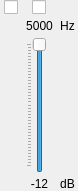
<?xml version="1.0" encoding="UTF-8"?>
<ui version="4.0">
 <class>CEQItemWidget</class>
 <widget class="QWidget" name="CEQItemWidget">
  <property name="geometry">
   <rect>
    <x>0</x>
    <y>0</y>
    <width>78</width>
    <height>191</height>
   </rect>
  </property>
  <property name="sizePolicy">
   <sizepolicy hsizetype="Fixed" vsizetype="Fixed">
    <horstretch>0</horstretch>
    <verstretch>0</verstretch>
   </sizepolicy>
  </property>
  <property name="minimumSize">
   <size>
    <width>0</width>
    <height>145</height>
   </size>
  </property>
  <property name="windowTitle">
   <string>Form</string>
  </property>
  <layout class="QHBoxLayout" name="horizontalLayout_3" stretch="0">
   <property name="spacing">
    <number>4</number>
   </property>
   <property name="leftMargin">
    <number>0</number>
   </property>
   <property name="topMargin">
    <number>0</number>
   </property>
   <property name="rightMargin">
    <number>0</number>
   </property>
   <property name="bottomMargin">
    <number>0</number>
   </property>
   <item>
    <layout class="QGridLayout" name="gridLayout">
     <item row="3" column="0">
      <widget class="QLabel" name="labelAll">
       <property name="text">
        <string/>
       </property>
       <property name="alignment">
        <set>Qt::AlignLeading|Qt::AlignLeft|Qt::AlignTop</set>
       </property>
      </widget>
     </item>
     <item row="3" column="1">
      <layout class="QVBoxLayout" name="verticalLayout_2">
       <property name="topMargin">
        <number>0</number>
       </property>
       <item>
        <widget class="QLabel" name="EQChannelNumLabel">
         <property name="text">
          <string>5000</string>
         </property>
         <property name="alignment">
          <set>Qt::AlignHCenter|Qt::AlignTop</set>
         </property>
        </widget>
       </item>
       <item>
        <widget class="QSlider" name="EQVerticalSlider">
         <property name="minimum">
          <number>-40</number>
         </property>
         <property name="maximum">
          <number>0</number>
         </property>
         <property name="pageStep">
          <number>1</number>
         </property>
         <property name="orientation">
          <enum>Qt::Vertical</enum>
         </property>
         <property name="tickPosition">
          <enum>QSlider::TicksAbove</enum>
         </property>
        </widget>
       </item>
      </layout>
     </item>
     <item row="0" column="0">
      <widget class="QWidget" name="widgetAllCheckBoxWidget" native="true">
       <layout class="QHBoxLayout" name="horizontalLayout_2">
        <property name="spacing">
         <number>0</number>
        </property>
        <property name="leftMargin">
         <number>0</number>
        </property>
        <property name="topMargin">
         <number>0</number>
        </property>
        <property name="rightMargin">
         <number>0</number>
        </property>
        <property name="bottomMargin">
         <number>0</number>
        </property>
        <item>
         <widget class="QCheckBox" name="EQAllChannelSelectCheckBox">
          <property name="sizePolicy">
           <sizepolicy hsizetype="Fixed" vsizetype="Fixed">
            <horstretch>0</horstretch>
            <verstretch>0</verstretch>
           </sizepolicy>
          </property>
          <property name="text">
           <string/>
          </property>
         </widget>
        </item>
       </layout>
      </widget>
     </item>
     <item row="0" column="1">
      <widget class="QWidget" name="widget_4" native="true">
       <layout class="QHBoxLayout" name="horizontalLayout_4">
        <property name="spacing">
         <number>0</number>
        </property>
        <property name="leftMargin">
         <number>0</number>
        </property>
        <property name="topMargin">
         <number>0</number>
        </property>
        <property name="rightMargin">
         <number>0</number>
        </property>
        <property name="bottomMargin">
         <number>0</number>
        </property>
        <item>
         <widget class="QWidget" name="widget_2" native="true">
          <property name="sizePolicy">
           <sizepolicy hsizetype="Fixed" vsizetype="Fixed">
            <horstretch>0</horstretch>
            <verstretch>0</verstretch>
           </sizepolicy>
          </property>
          <layout class="QHBoxLayout" name="horizontalLayout">
           <property name="spacing">
            <number>0</number>
           </property>
           <property name="leftMargin">
            <number>0</number>
           </property>
           <property name="topMargin">
            <number>0</number>
           </property>
           <property name="rightMargin">
            <number>0</number>
           </property>
           <property name="bottomMargin">
            <number>0</number>
           </property>
           <item>
            <widget class="QCheckBox" name="EQChannelSinglecheckBox">
             <property name="sizePolicy">
              <sizepolicy hsizetype="Fixed" vsizetype="Fixed">
               <horstretch>0</horstretch>
               <verstretch>0</verstretch>
              </sizepolicy>
             </property>
             <property name="text">
              <string/>
             </property>
            </widget>
           </item>
          </layout>
         </widget>
        </item>
       </layout>
      </widget>
     </item>
     <item row="3" column="2">
      <layout class="QVBoxLayout" name="verticalLayout_3">
       <item>
        <widget class="QLabel" name="HzLabel">
         <property name="text">
          <string>Hz</string>
         </property>
         <property name="alignment">
          <set>Qt::AlignHCenter|Qt::AlignTop</set>
         </property>
        </widget>
       </item>
      </layout>
     </item>
     <item row="4" column="2">
      <widget class="QLabel" name="dBLabel">
       <property name="text">
        <string>dB</string>
       </property>
       <property name="alignment">
        <set>Qt::AlignCenter</set>
       </property>
      </widget>
     </item>
     <item row="4" column="1">
      <widget class="QLabel" name="EQVerticalSliderValueLabel">
       <property name="text">
        <string>-12</string>
       </property>
       <property name="alignment">
        <set>Qt::AlignCenter</set>
       </property>
      </widget>
     </item>
    </layout>
   </item>
  </layout>
 </widget>
 <resources/>
 <connections/>
</ui>
